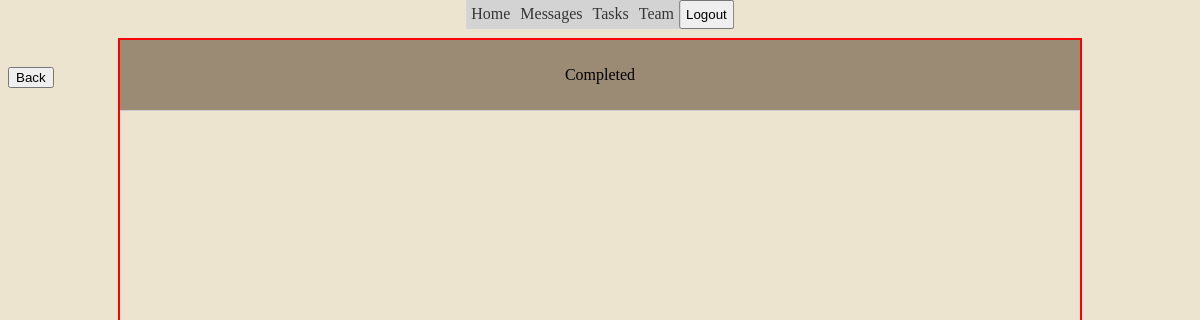
Page /dashboard/team/completed/ (signed in) on the earlier database version.
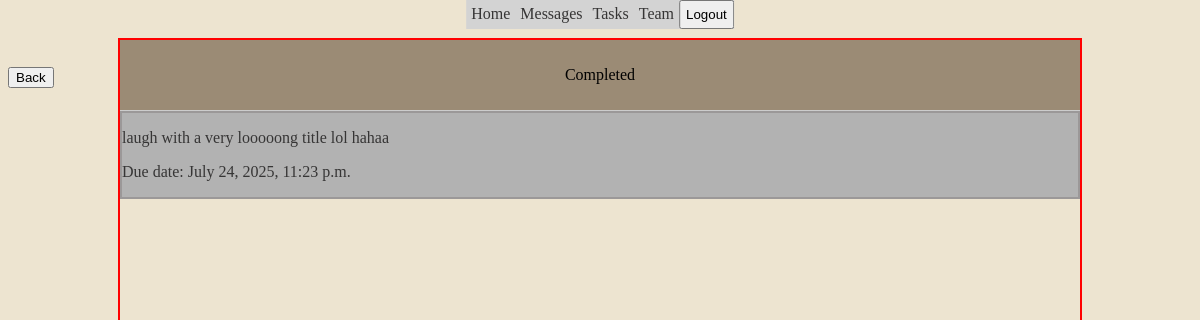
Same page on the later database version.
### dashboard/models.py (models this page shows, shortened)
class Task(models.Model):
       users = models.ManyToManyField(UserProfile, related_name='task_users')
       description = models.TextField()
       name = models.CharField(max_length=50)
       creation_date = models.DateField(auto_now_add=True)
       due_date = models.DateTimeField()
       completed = models.BooleanField(default=False)
       urgent = models.BooleanField(default=False)

### dashboard/views.py (the view)
# urls.py: path('team/completed/', views.TeamCompletedTask.as_view(), name='team_completed'),
class TeamCompletedTask(LoginRequiredMixin, ListView):
    model = Task
    template_name = 'dashboard/task_manage_list.html'
    context_object_name = 'tasks'
    def get_queryset(self):
        team = Team.objects.get(team_lead = self.request.user.userprofile)
        team_name = team.name
        team_tasks = Task.objects.filter(completed=True, users__team__name = team_name)
        return team_tasks

### dashboard/templates/dashboard/task_manage_list.html
 {% include 'dashboard/base.html' %}
 {% block content %}
 <a href="javascript:history.back()"><button class="del-btn" type="button">Back</button></a>
<div class="manage_completed_tasks">
 <div class="task_block_container_manage">
 <div class="task_title2"><p>Completed</p></div>
{% for task in tasks %}
{% if task.completed %}
<a href="{% url 'dashboard:task_detail' task.id %}">
 <div class="task_blocks2">
      <p class="task_title">{{task.name}} </p>
     <p class="task_due_date">Due date: {{task.due_date}}  </p>
 </div>
</a>
{% endif %}
{% endfor %}
 </div>
</div>
 {% endblock %}

Differences in the rows shown:
now on this page (row edited): Task: name "laugh with a very looooong title lol hahaa", due_date "July 24, 2025, 11:23 p.m."
